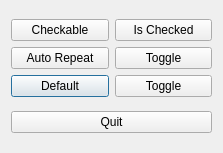
<?xml version="1.0" encoding="UTF-8"?>
<ui version="4.0">
 <class>Dialog</class>
 <widget class="QDialog" name="Dialog">
  <property name="geometry">
   <rect>
    <x>0</x>
    <y>0</y>
    <width>223</width>
    <height>153</height>
   </rect>
  </property>
  <property name="windowTitle">
   <string>Dialog</string>
  </property>
  <layout class="QVBoxLayout" name="verticalLayout">
   <item>
    <layout class="QGridLayout" name="gridLayout">
     <item row="0" column="0">
      <widget class="QPushButton" name="btnCheckable">
       <property name="text">
        <string>Checkable</string>
       </property>
       <property name="checkable">
        <bool>true</bool>
       </property>
       <property name="checked">
        <bool>false</bool>
       </property>
      </widget>
     </item>
     <item row="0" column="1">
      <widget class="QPushButton" name="btnIsChecked">
       <property name="text">
        <string>Is Checked</string>
       </property>
      </widget>
     </item>
     <item row="1" column="0">
      <widget class="QPushButton" name="btnAutoRepeat">
       <property name="text">
        <string>Auto Repeat</string>
       </property>
       <property name="autoRepeat">
        <bool>true</bool>
       </property>
      </widget>
     </item>
     <item row="1" column="1">
      <widget class="QPushButton" name="btnToggleAutoRepeat">
       <property name="text">
        <string>Toggle</string>
       </property>
      </widget>
     </item>
     <item row="2" column="0">
      <widget class="QPushButton" name="btnDefault">
       <property name="text">
        <string>Default</string>
       </property>
       <property name="default">
        <bool>true</bool>
       </property>
      </widget>
     </item>
     <item row="2" column="1">
      <widget class="QPushButton" name="btnToggleDefault">
       <property name="text">
        <string>Toggle</string>
       </property>
      </widget>
     </item>
    </layout>
   </item>
   <item>
    <widget class="QPushButton" name="btnQuit">
     <property name="text">
      <string>Quit</string>
     </property>
    </widget>
   </item>
  </layout>
 </widget>
 <resources/>
 <connections/>
</ui>
